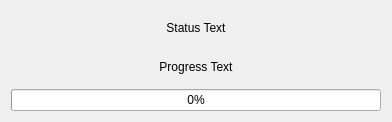
<ui version="4.0" >
 <class>JulyMoveDialogClass</class>
 <widget class="QWidget" name="JulyMoveDialogClass" >
  <property name="geometry" >
   <rect>
    <x>0</x>
    <y>0</y>
    <width>392</width>
    <height>122</height>
   </rect>
  </property>
  <property name="windowTitle" >
   <string>JulyMoveDialog</string>
  </property>
  <layout class="QGridLayout" name="gridLayout" >
   <item row="0" column="0" >
    <widget class="QLabel" name="statusText" >
     <property name="text" >
      <string>Status Text</string>
     </property>
     <property name="alignment" >
      <set>Qt::AlignCenter</set>
     </property>
    </widget>
   </item>
   <item row="1" column="0" >
    <widget class="QLabel" name="progressText" >
     <property name="text" >
      <string>Progress Text</string>
     </property>
     <property name="alignment" >
      <set>Qt::AlignCenter</set>
     </property>
    </widget>
   </item>
   <item row="2" column="0" >
    <widget class="QProgressBar" name="progressBar" >
     <property name="value" >
      <number>0</number>
     </property>
    </widget>
   </item>
  </layout>
 </widget>
 <layoutdefault spacing="6" margin="11" />
 <resources/>
 <connections/>
</ui>
